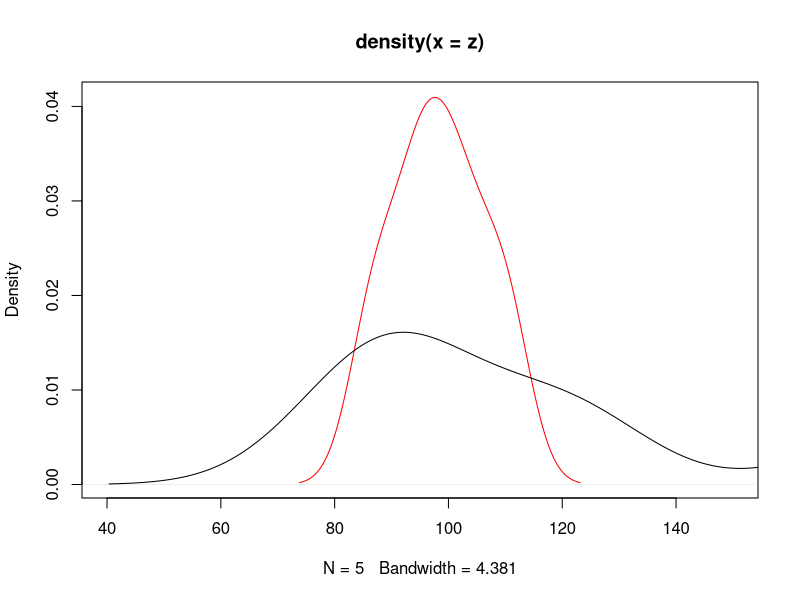

Write the R code that produced this figure.
## ---- chunk 1
knitr::opts_chunk$set(echo = TRUE, fig.align = 'center', fig.height = 4, fig.width = 6)
## ---- chunk 2
z <- c(103, 94, 110, 87, 98) #Company A
y <- c(97, 82, 123, 92, 175, 88, 118) #Company B
plot(density(z), xlim=c(40,150), col='red')
lines(density(y))
z.bar <- mean(z); y.bar <- mean(y)
s.z <- sd(z); s.y <- sd(y)
## ---- chunk 3
set.seed(0)
n = length(z); m=length(y)
x.bar <- (sum(z) + sum(y)) / (n + m)
z.tilde = z - mean(z) + x.bar
y.tilde = y - mean(y) + x.bar
B = 500
t.obs <- (mean(z) - mean(y))/sqrt(var(z)/n + var(y)/m)

indicator <- c() #1 if the statement is TRUE, 0 if FALSE
for(b in 1:B){
  z.tilde.star <- sample(z.tilde, n, replace=T)
  y.tilde.star <- sample(y.tilde, m, replace=T)
  denominator <- sqrt(var(z.tilde.star)/n + var(y.tilde.star)/m)
  t.b <- (mean(z.tilde.star) - mean(y.tilde.star))/denominator
  indicator[b] <-   abs(t.b) >= abs(t.obs)
}
print(sum(indicator)/B) #achieved significance level / p-value
